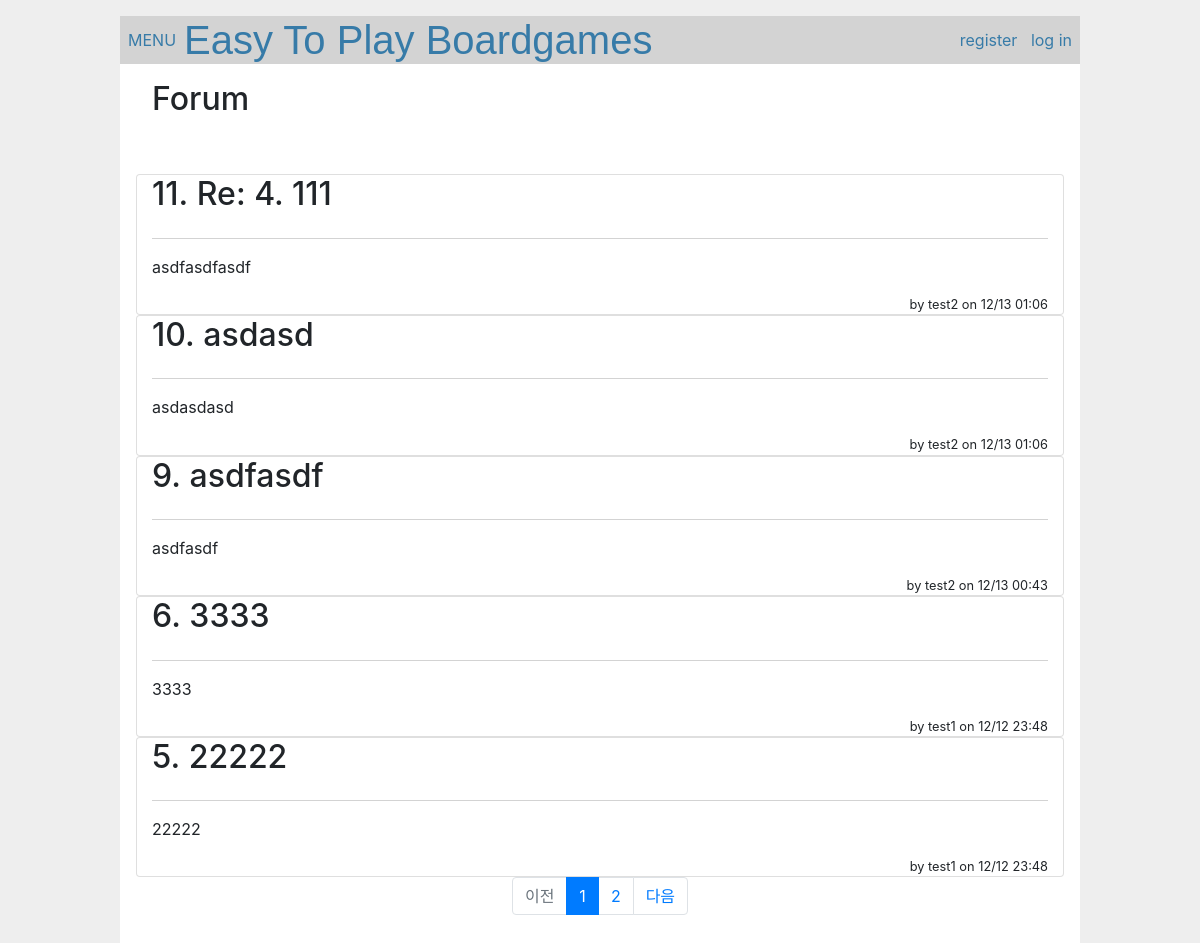
The app's page /forum/ with its own data.
### src/forum/models.py (models this page shows)
class Post(db.Model):
    __tablename__ = "posts"
    id = db.Column(db.Integer, primary_key=True)
    user_id = db.Column(
        db.Integer,
        db.ForeignKey("users.id"),
        index=True
    )
    parent_id = db.Column(
        db.Integer,
        db.ForeignKey('posts.id', ondelete='CASCADE'),
        nullable=True,
        index=True
    )
    title = db.Column(db.String(20), nullable=False)
    body = db.Column(db.Text, nullable=False)
    created_at = db.Column(
        db.DateTime,
        default=datetime.now,
        nullable=False
    )
    updated_at = db.Column(
        db.DateTime,
        default=datetime.now,
        onupdate=datetime.now,
        nullable=False
    )
    user = db.relationship(
        'User',
        backref=db.backref('posts', lazy='dynamic')
    )
    parent = db.relationship(
        'Post',
        remote_side=[id],
        backref=db.backref('replies', lazy='dynamic'),
        single_parent=True,
    )

### src/crud/models.py (models this page shows, shortened)
class User(db.Model, UserMixin):
	__tablename__ = "users"
	id = db.Column(db.Integer, primary_key=True)
	username = db.Column(db.String(12), index=True, nullable=False)
	email = db.Column(db.String(100), unique=True, index=True, nullable=False)
	password_hash = db.Column(db.String)
	created_at = db.Column(db.DateTime, default=datetime.now, nullable=False)
	updated_at = db.Column(db.DateTime, default=datetime.now,
                        onupdate=datetime.now, nullable=False)
	@property
	def password(self):
		raise AttributeError("비밀번호 오류")

### src/forum/views.py (the view)
@forum.route("/")
def index():
	page = request.args.get('page', type=int, default=1)
	per_page = 5
	posts_query = (
		db.session.query(Post)
		.join(User, User.id == Post.user_id)
		.order_by(desc(Post.created_at))
	)
	pagination = posts_query.paginate(page=page, per_page=per_page)
	posts = pagination.items
	delete_form = DeleteForm()
	create_form = PostForm()
	return render_template("forum/index.html", posts=posts, pagination=pagination, delete_form=delete_form,create_form=create_form)

### src/forum/templates/forum/index.html (shortened to what this page needs)
{% extends 'home/base.html' %}
{% block content %}
<div class="p-3">
	<h2>Forum</h2>
	</div>
	<div class="d-flex flex-row-reverse">
	</div>
	{% for post in posts %}
	<div class="card col-md-12">
		<header class="d-flex justify-content-between">
			<h2>{{ post.id }}.&nbsp;{{ post.title }}</h2>
		</header>
		<hr>
		<div class="d-flex flex-row post-container">
			<div class="post-body">
				<p>{{ post.body }}</p>
			</div>
		</div>
		<div class="d-flex flex-row-reverse">
			<small>by {{ post.user.username }} on {{ post.created_at.strftime('%m/%d %H:%M') }}</small>
		</div>
	</div>
	{% endfor %}
<ul class="pagination justify-content-center">
	{% if pagination.has_prev %}
	<li class="page-item">
		<a class="page-link" href="{{ url_for('forum.index', page=pagination.prev_num) }}" aria-label="Previous">
			이전
		</a>
	</li>
	{% else %}
	<li class="page-item disabled">
		<span class="page-link" aria-disabled="true">이전</span>
	</li>
	{% endif %}
	{% for page_num in pagination.iter_pages(left_edge=1, right_edge=1, left_current=2, right_current=2) %}
		{% if page_num %}
			{% if page_num == pagination.page %}
			<li class="page-item active" aria-current="page">
				<span class="page-link">{{ page_num }}</span>
			</li>
			{% else %}
			<li class="page-item">
				<a class="page-link" href="{{ url_for('forum.index', page=page_num) }}">{{ page_num }}</a>
			</li>
			{% endif %}
		{% else %}
		<li class="page-item disabled">
			<span class="page-link">...</span>
		</li>
		{% endif %}
	{% endfor %}
	{% if pagination.has_next %}
	<li class="page-item">
		<a class="page-link" href="{{ url_for('forum.index', page=pagination.next_num) }}" aria-label="Next">
			다음
		</a>
	</li>
	{% else %}
	<li class="page-item disabled">
		<span class="page-link" aria-disabled="true">다음</span>
	</li>
	{% endif %}
</ul>
{% endblock %}

### src/static/css/style.css (style rules this page uses)
body { background-color: #f5f5f5; }
html { font-family: Arial, Helvetica, sans-serif; background: #eee; padding: 1rem; }
body { max-width: 960px; margin: 0 auto; background: white; }
a { color: #377ba8; }
hr { border: none; border-top: 1px solid lightgray; }

### records on screen
Post: id "11", title "Re: 4. 111", body "asdfasdfasdf", user.username "test2", created_at "12/13 01:06"
Post: id "10", title "asdasd", body "asdasdasd", user.username "test2", created_at "12/13 01:06"
Post: id "9", title "asdfasdf", body "asdfasdf", user.username "test2", created_at "12/13 00:43"
Post: id "6", title "3333", body "3333", user.username "test1", created_at "12/12 23:48"
Post: id "5", title "22222", body "22222", user.username "test1", created_at "12/12 23:48"

### other values on screen
{{ page_num }} "1"
{{ page_num }} "2"
